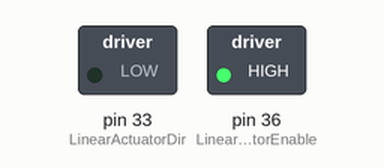
This program was run on a simulated Raspberry Pi (header pin numbers). Parts: switched loads named in the program (green lamp = pin HIGH). Pins used as bus, display or sensor lines are not drawn; what the program prints to the terminal is not drawn.

Above: at 1.0 s.
At 6.9 s:
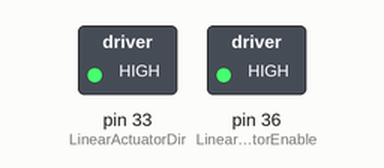
Timing chart, 0 to 9.1 s (numbered marks = the images above):
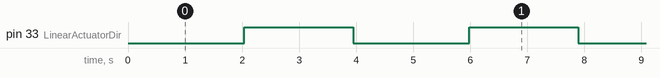

The program:

Nema17.py
```python
import RPi.GPIO as GPIO
import time

GPIO.setmode(GPIO.BOARD) #read the pin as board instead of BCM pin


LinearActuatorDir = 33
LinearActuatorStepPin = 35
LinearActuatorEnable = 36

GPIO.setwarnings(False)
GPIO.setup(LinearActuatorDir, GPIO.OUT)
GPIO.setup(LinearActuatorStepPin, GPIO.OUT)
GPIO.setup(LinearActuatorEnable, GPIO.OUT)

FastSpeed = 0.00045 #Change this depends on your stepper motor
LowSpeed = 0.00045
Speed = FastSpeed

GPIO.output(LinearActuatorEnable, GPIO.HIGH)

while True:
	print ("Move Backward")
	for i in range (5*200):
		GPIO.output(LinearActuatorDir, 0)
		GPIO.output(LinearActuatorStepPin, 1)
		time.sleep(LowSpeed)
		GPIO.output(LinearActuatorStepPin, 0)
		time.sleep(LowSpeed)
		print ("Moving")
	time.sleep(1)
	print ("Move Forward")
	for i in range (5*200):
		GPIO.output(LinearActuatorDir, GPIO.HIGH)
		GPIO.output(LinearActuatorStepPin, GPIO.HIGH)
		time.sleep(FastSpeed)
		GPIO.output(LinearActuatorStepPin, GPIO.LOW)
		time.sleep(FastSpeed)
	time.sleep(1)
```

Measured:
- by itself, pin 33 (LinearActuatorDir): alternates HIGH for 1.9 s and LOW for 2.0 s
